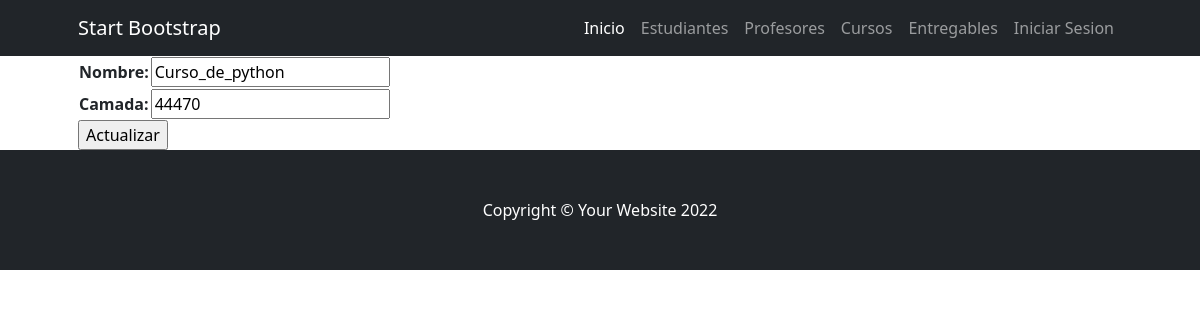
/coder/cursos/actualizar/1, run on an earlier commit of the app's database.
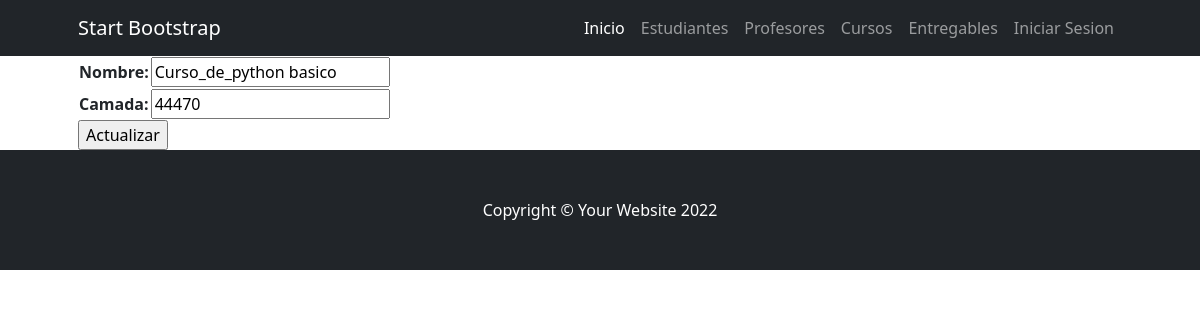
And on a later commit of the database.
### appcoder/models.py (models this page shows, shortened)
class Curso(models.Model):
    nombre = models.CharField(max_length=50)
    camada = models.IntegerField()

### appcoder/views.py (the view)
# urls.py: path('cursos/actualizar/<id>',editar_curso,name='coder-cursos-editar'),
def editar_curso(request,id):
    curso = Curso.objects.get(id=id)
    if request.method == 'POST':
        formulario = CursoFormulario(request.POST)
        if formulario.is_valid():
            data = formulario.cleaned_data
            curso.nombre = data['nombre']
            curso.camada = data['camada']
            curso.save()
            return redirect('coder-cursos')
        else:
            return render(request, 'appcoder/editar_curso.html',{'formulario':formulario,'errores':formulario.errors})
    else:
        formulario = CursoFormulario(initial={'nombre':curso.nombre,'camada':curso.camada})
        return render(request, 'appcoder/editar_curso.html',{'formulario':formulario,'errores':''})

### appcoder/forms.py
class CursoFormulario(forms.Form):
    nombre = forms.CharField(min_length=3)
    camada = forms.IntegerField()

### appcoder/templates/appcoder/editar_curso.html (shortened to what this page needs)
{% extends 'appcoder/base.html' %}
{% block contenido %}
<form method="post">
    <table>
        {{formulario.as_table}}
    </table>
    <input type="submit" value="Actualizar">
</form>
{% endblock contenido %}

What changed in the data, as far as the page shows it:
changed Curso: nombre "Curso_de_python" → "Curso_de_python basico"
